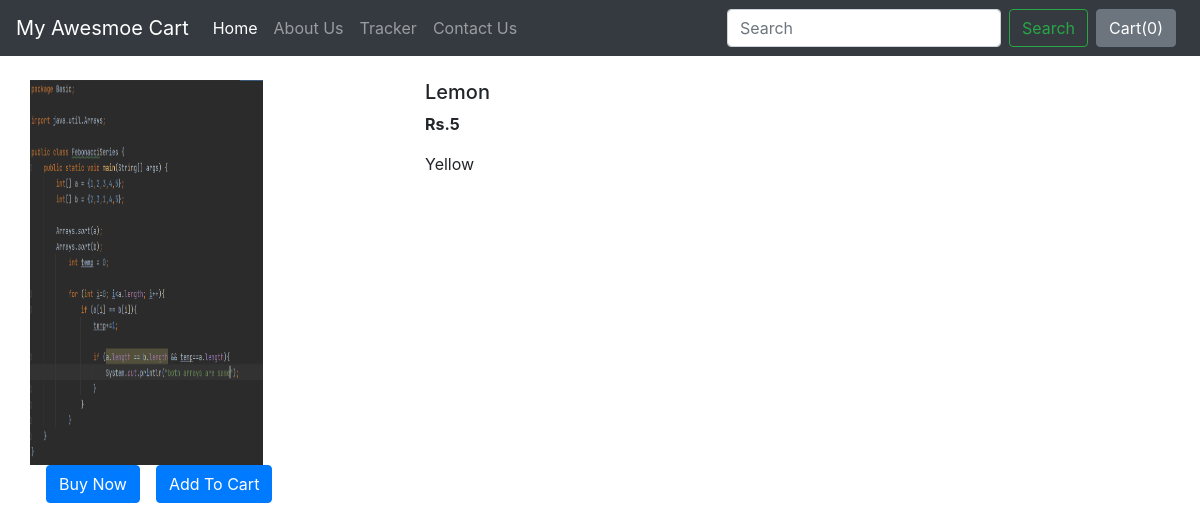
The page /shop/products/1 on the database its author committed.
### shop/models.py (models this page shows, shortened)
class Product(models.Model):
    product_id = models.AutoField
    product_name = models.CharField(max_length=50)
    category = models.CharField(max_length=50, default="")
    subcategory = models.CharField(max_length=50, default="")
    price = models.IntegerField(default=0)
    desc = models.CharField(max_length=300)
    pub_date = models.DateField()
    image = models.ImageField(upload_to="shop/watch", default="")

### shop/views.py (the view)
# urls.py: path("products/<int:myid>", views.productView, name="ProductView"),
def productView(request, myid):
    product = Product.objects.filter(id=myid)
    return render(request, 'shop/prodView.html', {'product': product[0]})

### shop/templates/shop/prodView.html (shortened to what this page needs)
{% extends 'shop/basic.html' %}
{% block body%}
<div class="container my-4">
    <div class="row">
    <div class="col-md-4">
    <div class="row">
        <img src="/media/{{product.image}}" width="233px" height="385px">
    </div>
        <div class="row">
            <button class="btn btn-primary mx-3">Buy Now</button>
            <button class="btn btn-primary">Add To Cart</button>
        </div>
    </div>
    <div class="col-md-8">
        <h5>{{product.product_name}}</h5>
        <p><b>Rs.{{product.price}}</b></p>
        <p>{{product.desc}}</p>
    </div>
    </div>
</div>
{% endblock %}

### rows shown on the page
Product: image (picture), product_name "Lemon", price "5", desc "Yellow"
